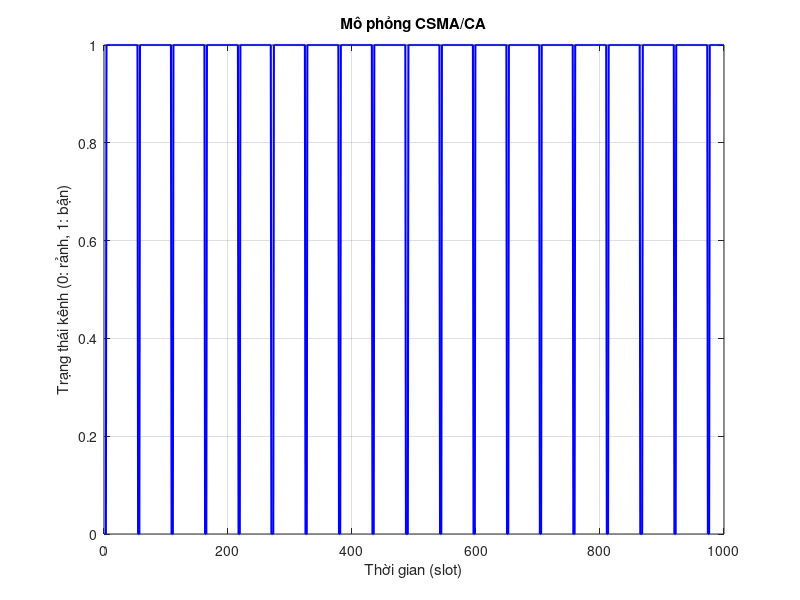

MATLAB code to generate this figure:
clc; clear; close all;

% Tham số mô phỏng
N = 5;              % Số nút trong mạng
T_sim = 1000;       % Tổng thời gian mô phỏng (đơn vị: slot)
slot_time = 0.00002; % Thời gian một slot (20us, giống IEEE 802.11)
IFS = 2;            % Interframe Space (số slot)
CW_min = 4;         % Kích thước cửa sổ tranh chấp tối thiểu
CW_max = 32;        % Kích thước cửa sổ tranh chấp tối đa
packet_duration = 50; % Thời gian truyền một gói tin (số slot)

% Khởi tạo trạng thái
channel_busy = zeros(1, T_sim); % Trạng thái kênh (0: rảnh, 1: bận)
backoff = zeros(1, N);          % Thời gian backoff của mỗi nút
transmitting = zeros(1, N);     % Trạng thái truyền (0: không truyền, 1: truyền)
success = 0;                    % Số gói tin truyền thành công
collisions = 0;                 % Số va chạm

% Vòng lặp mô phỏng
for t = 1:T_sim
    % Kiểm tra trạng thái kênh tại thời điểm t
    if sum(transmitting) > 0
        channel_busy(t) = 1; % Kênh bận nếu có nút đang truyền
    else
        channel_busy(t) = 0; % Kênh rảnh
    end
    
    for n = 1:N
        % Nếu nút không truyền, quyết định truyền
        if transmitting(n) == 0
            % Kiểm tra kênh rảnh trong IFS
            if t > IFS && all(channel_busy(t-IFS:t-1) == 0)
                % Giảm backoff nếu kênh rảnh
                if backoff(n) > 0
                    backoff(n) = backoff(n) - 1;
                end
                
                % Nếu backoff = 0, bắt đầu truyền
                if backoff(n) == 0
                    transmitting(n) = packet_duration; % Thời gian truyền gói tin
                    backoff(n) = randi([0, CW_min]);   % Reset backoff ngẫu nhiên
                end
            else
                % Nếu kênh bận, chọn backoff ngẫu nhiên
                if backoff(n) == 0
                    backoff(n) = randi([0, CW_min]);
                end
            end
        else
            % Đang truyền: giảm thời gian truyền còn lại
            transmitting(n) = transmitting(n) - 1;
        end
    end
    
    % Kiểm tra va chạm
    if sum(transmitting > 0) > 1
        collisions = collisions + 1; % Có va chạm nếu >1 nút truyền cùng lúc
    elseif sum(transmitting > 0) == 1
        if transmitting(find(transmitting > 0)) == 1 % Gói tin vừa truyền xong
            success = success + 1; % Thành công nếu chỉ 1 nút truyền
        end
    end
end

% Tính toán kết quả
throughput = success * packet_duration / T_sim; % Thông lượng (tỷ lệ slot thành công)
collision_prob = collisions / (success + collisions); % Xác suất va chạm

% Hiển thị kết quả
fprintf('Số gói tin thành công: %d\n', success);
fprintf('Số va chạm: %d\n', collisions);
fprintf('Thông lượng: %.4f\n', throughput);
fprintf('Xác suất va chạm: %.4f\n', collision_prob);

% Vẽ trạng thái kênh
figure;
plot(channel_busy, 'b-', 'LineWidth', 1.5);
xlabel('Thời gian (slot)');
ylabel('Trạng thái kênh (0: rảnh, 1: bận)');
title('Mô phỏng CSMA/CA');
grid on;
